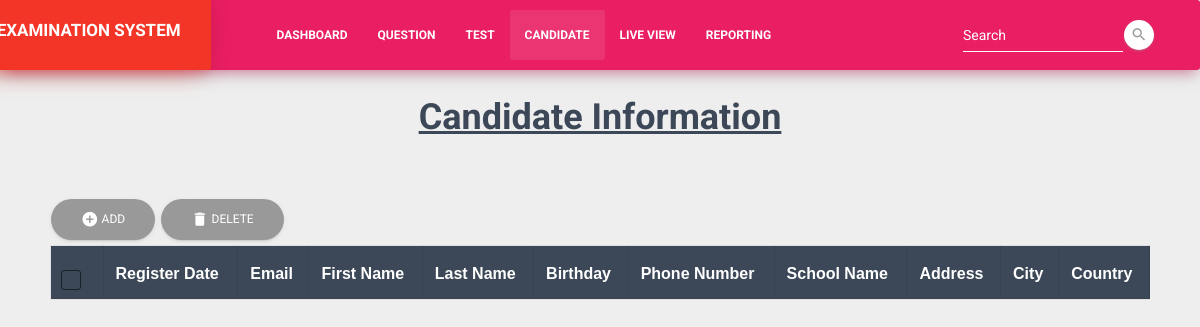
Before: /candidate/ with the older database file.
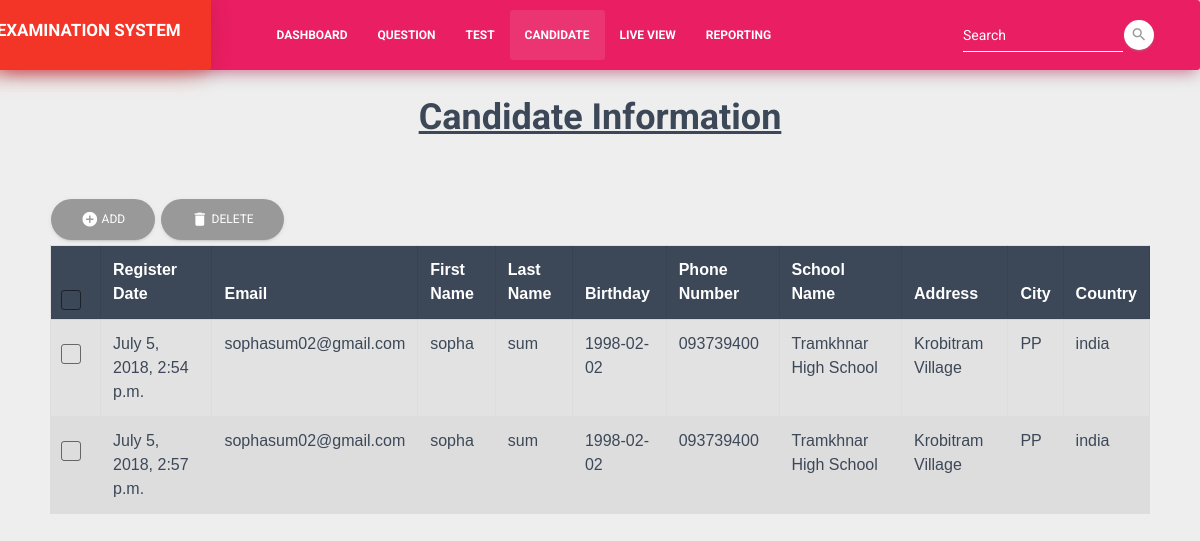
After: the same page with the newer database file.
### register/models.py (models this page shows, shortened)
class Register(models.Model):
	created_at = models.DateTimeField(auto_now_add=True)
	email = models.EmailField(max_length=120, blank=False, null=False)
	firstname= models.CharField(max_length=120, blank=False, null=False)
	lastname = models.CharField(max_length=120, blank=False, null=False)
	phonenumber = models.CharField(max_length=120, blank=True, null=True)
	country = models.CharField(max_length=120, blank=False, null=False)
	file = models.ImageField(upload_to=get_image_name, blank=True, null=True)
	image = models.ImageField(upload_to='card_image',blank=False)
	birthday = models.DateField(blank=False, null=False)
	address = models.CharField(max_length=200, blank=False, null=False)
	sname = models.CharField(max_length=300, blank=False, null=False)
	city = models.CharField(max_length=120, blank=False, null=False)
	def _get_full_name(self):
		"Retorna los nombres completos de Persona"
		return '%s %s' % (self.city, self.address)
	full_name = property(_get_full_name)

### register/views.py (the view)
# urls.py: url(r'^candidate/', candidate, name="candidate"),
def candidate(request):
	candidates = Register.objects.all()
	return render(request,'candidate.html',{'candidates':candidates})

### templates/candidate.html (shortened to what this page needs)
{% load static from staticfiles %}
<!DOCTYPE html>
<html lang="en">
<head>
  <link rel="stylesheet" href="https://maxcdn.bootstrapcdn.com/font-awesome/latest/css/font-awesome.min.css">
  <link rel='stylesheet' href="{% static 'css/material-kit.css' %}">
  <link rel='stylesheet' href="{% static 'demo/demo.css' %}">
  <link rel='stylesheet' href="{% static 'css/candidate.css' %}">
</head>
<body>
	{% block content %}
	<nav class="navbar navbar-expand-lg bg-rose">
    <div class="container">
        <div class="navbar-translate">
            <button type="button" class="btn btn-danger" href="{% url 'register' %}" style="margin-left: -142px; margin-top: -22px;margin-bottom: -17px"><h5><b>Online Examination System</b></h5></button>
        </div>
        <div class="collapse navbar-collapse">
            <ul class="navbar-nav" style="margin-left: 50px">
                <li class="nav-item">
                    <a href="{% url 'register' %}" class="nav-link"><b>Dashboard</b></a>
                </li>
                <li class="nav-item">
                    <a href="#Question" class="nav-link"><b>Question</b></a>
                </li>
                <li class="nav-item">
                    <a href="#Test" class="nav-link"><b>Test</b></a>
                </li>
                <li class="nav-item active">
                    <a href="#Candidate" class="nav-link"><b>Candidate</b></a>
                </li>
                <li class="nav-item">
                    <a href="#Live View" class="nav-link"><b>Live View</b></a>
                </li>
                <li class="nav-item">
                    <a href="#report" class="nav-link"><b>Reporting</b></a>
                </li>
            </ul>
            <form class="form-inline ml-auto">
                <div class="form-group has-white">
                  <input type="text" class="form-control" placeholder="Search">
                </div>
                <button type="submit" class="btn btn-white btn-raised btn-fab btn-fab-mini btn-round">
                    <i class="material-icons">search</i>
                </button>
            </form>
        </div>
    </div>
</nav>
  <center><h2><b><u>Candidate Information</u></b></h2></center>
  <div style="margin: 50px">
    <div id="inline-toolbar">
  <button class="btn btn-round" data-toggle="modal" data-target="#addModal">
    <i class="material-icons" >add_circle</i>   Add
  </button>
  <button class="btn btn-round" data-toggle="modal" data-target="#deleteModal">
    <i class="material-icons" >delete</i>   Delete
  </button>
</div>
  <table id="fresh-table" class="table table-striped">
    <thead class="thead-table-list">
    <tr>
         <th scope="col">
          <div class="form-check">
              <label class="form-check-label">
                <span class="form-check-sign">
                  <span class="check"></span>
                </span>
              </label>
          </div>
        </th>
        <th>Register Date</th>
        <th>Email</th>
        <th>First Name</th>
        <th>Last Name</th>
        <th>Birthday</th>
        <th>Phone Number</th>
        <th>School Name</th>
        <th>Address</th>
        <th>City</th>
        <th>Country</th>
      </tr>
    </thead>
    <tbody>
    {% for candidate in candidates %}
    <tr>
      <td>
      <div class="form-check">
          <label class="form-check-label">
              <span class="form-check-sign">
                <span class="check"></span>
              </span>
          </label>
        </div>
      </td>
      <td>{{ candidate.created_at}}</td>
      <td>{{ candidate.email }}</td>
      <td>{{ candidate.firstname }}</td>
      <td>{{ candidate.lastname }}</td>
      <td>{{ candidate.birthday }}</td>
      <td>{{ candidate.phonenumber }}</td>
      <td>{{ candidate.sname }}</td>
      <td>{{ candidate.address }}</td>
      <td>{{ candidate.city }}</td>
      <td>{{ candidate.country }}</td>
    </tr>
    {% endfor %}
    </tbody>
  </table>
</div>
{% endblock content %}
</body>
</html>

### static/css/candidate.css (style rules this page uses)
table { font-family: arial, sans-serif; border-collapse: collapse; width: 100%; }
td, th { border: 1px solid #dddddd; text-align: left; padding: 8px; }
tr:nth-child(even) { background-color: #dddddd; }

Changed rows visible on the page:
added Register: created_at "July 5, 2018, 2:54 p.m.", email "sophasum02@gmail.com", firstname "sopha", lastname "sum", birthday "1998-02-02", phonenumber "093739400", sname "Tramkhnar High School", address "Krobitram Village", city "PP", country "india"
added Register: created_at "July 5, 2018, 2:57 p.m.", email "sophasum02@gmail.com", firstname "sopha", lastname "sum", birthday "1998-02-02", phonenumber "093739400", sname "Tramkhnar High School", address "Krobitram Village", city "PP", country "india"
